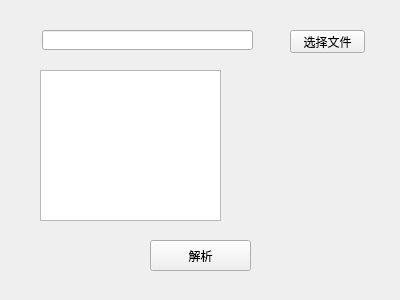
<?xml version="1.0" encoding="UTF-8"?>
<ui version="4.0">
 <class>Form</class>
 <widget class="QWidget" name="Form">
  <property name="geometry">
   <rect>
    <x>0</x>
    <y>0</y>
    <width>400</width>
    <height>300</height>
   </rect>
  </property>
  <property name="windowTitle">
   <string>Form</string>
  </property>
  <widget class="QLineEdit" name="lineEdit">
   <property name="geometry">
    <rect>
     <x>42</x>
     <y>30</y>
     <width>211</width>
     <height>20</height>
    </rect>
   </property>
  </widget>
  <widget class="QPushButton" name="select_button">
   <property name="geometry">
    <rect>
     <x>290</x>
     <y>30</y>
     <width>75</width>
     <height>23</height>
    </rect>
   </property>
   <property name="text">
    <string>选择文件</string>
   </property>
  </widget>
  <widget class="QPushButton" name="parse_button">
   <property name="geometry">
    <rect>
     <x>150</x>
     <y>240</y>
     <width>101</width>
     <height>31</height>
    </rect>
   </property>
   <property name="text">
    <string>解析</string>
   </property>
  </widget>
  <widget class="QPlainTextEdit" name="plainTextEdit">
   <property name="geometry">
    <rect>
     <x>40</x>
     <y>70</y>
     <width>181</width>
     <height>151</height>
    </rect>
   </property>
  </widget>
  <widget class="QLabel" name="pic_label">
   <property name="geometry">
    <rect>
     <x>260</x>
     <y>80</y>
     <width>101</width>
     <height>141</height>
    </rect>
   </property>
   <property name="text">
    <string/>
   </property>
  </widget>
 </widget>
 <resources/>
 <connections/>
</ui>
